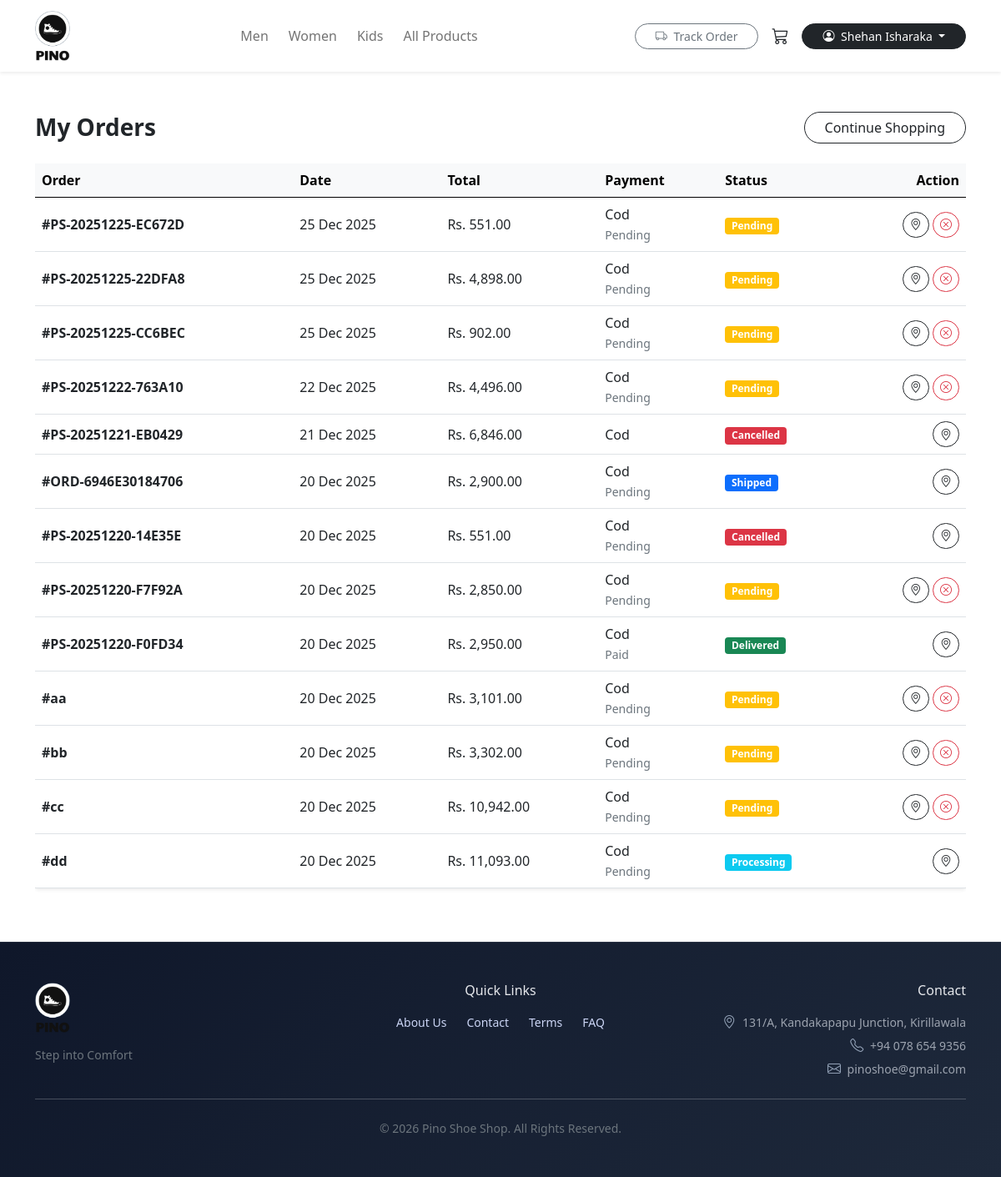
/my-orders.php (signed in), run on the app's committed database.
### tables this page shows
CREATE TABLE IF NOT EXISTS `orders` (
  `id` int NOT NULL AUTO_INCREMENT,
  `tracking_code` varchar(30) DEFAULT NULL,
  `customer_id` int NOT NULL,
  `customer_name` varchar(150) NOT NULL,
  `email` varchar(150) DEFAULT NULL,
  `phone` varchar(20) NOT NULL,
  `address` text NOT NULL,
  `district` varchar(50) NOT NULL,
  `city` varchar(100) NOT NULL,
  `postcode` varchar(20) DEFAULT NULL,
  `subtotal` decimal(10,2) NOT NULL,
  `delivery_fee` decimal(10,2) NOT NULL,
  `total` decimal(10,2) NOT NULL,
  `order_status` enum('pending','confirmed','processing','shipped','delivered','cancelled') DEFAULT 'pending',
  `stock_deducted` tinyint(1) DEFAULT '0',
  `status` enum('pending','confirmed','processing','shipped','delivered','cancelled') DEFAULT 'pending',
  `created_at` timestamp NULL DEFAULT CURRENT_TIMESTAMP,
  `payment_method` enum('cod','bank') NOT NULL DEFAULT 'cod',
  `payment_status` enum('pending','paid') DEFAULT 'pending',
  `cancel_reason` text,
  PRIMARY KEY (`id`),
  UNIQUE KEY `tracking_code` (`tracking_code`),
  KEY `user_id` (`customer_id`)
);

### public/includes/settings.php (called while the page is built, shortened)
<?php
function setting($key, $default = null)
{
    static $settings = null;
    if ($settings === null) {
        global $connection;
        $settings = [];
        $res = $connection->query(
            "SELECT setting_key, setting_value FROM website_settings"
        );
        if ($res) {
            while ($row = $res->fetch_assoc()) {
                $settings[$row['setting_key']] = $row['setting_value'];
            }
        }
    }
    return $settings[$key] ?? $default;
}

### public/my-orders.php (the view, shortened to what this page needs)
<?php
require_once __DIR__ . '/../includes/db.php';
$customer   = $_SESSION['customer'];
$customerId = (int)$customer['id'];
$stmt = $connection->prepare("
    SELECT id, tracking_code, total, payment_method,
           payment_status, order_status, created_at
    FROM orders
    WHERE customer_id = ?
    ORDER BY id DESC
");
$stmt->bind_param("i", $customerId);
$stmt->execute();
$orders = $stmt->get_result();
function statusBadge($status) {
    return match ($status) {
        'pending'     => 'warning',
        'processing'  => 'info',
        'shipped'     => 'primary',
        'delivered'   => 'success',
        'cancelled'   => 'danger',
        default       => 'secondary'
    };
}
?>
<!DOCTYPE html>
<html lang="en">
<head>
<link rel="stylesheet" href="assets/css/bootstrap.min.css">
<link rel="stylesheet"
 href="https://cdn.jsdelivr.net/npm/bootstrap-icons/font/bootstrap-icons.css">
</head>
<body class="d-flex flex-column min-vh-100">
<?php include 'layout/header.php'; ?>
<div class="flex-grow-1 container py-5">
<div class="d-flex justify-content-between align-items-center mb-4">
    <h3 class="fw-bold mb-0">My Orders</h3>
    <a href="shop.php" class="btn btn-outline-dark rounded-pill px-4">
        Continue Shopping
    </a>
</div>
<?php if ($orders->num_rows === 0): ?>
<div class="alert alert-info text-center">
    You haven’t placed any orders yet.
</div>
<?php else: ?>
<div class="table-responsive">
<table class="table align-middle table-hover bg-white shadow-sm rounded">
<thead class="table-light">
<tr>
<th>Order</th>
<th>Date</th>
<th>Total</th>
<th>Payment</th>
<th>Status</th>
<th class="text-end">Action</th>
</tr>
</thead>
<tbody>
<?php while ($o = $orders->fetch_assoc()): ?>
<tr>
<td><strong>#<?= htmlspecialchars($o['tracking_code']) ?></strong></td>
<td><?= date('d M Y', strtotime($o['created_at'])) ?></td>
<td>Rs. <?= number_format($o['total'],2) ?></td>
<td>
<?= ucfirst($o['payment_method']) ?><br>
<small class="text-muted"><?= ucfirst($o['payment_status']) ?></small>
</td>
<td>
<span class="badge bg-<?= statusBadge($o['order_status']) ?>">
<?= ucfirst($o['order_status']) ?>
</span>
</td>
<td class="text-end">
<a href="track-order.php?code=<?= urlencode($o['tracking_code']) ?>"
   class="btn btn-sm btn-outline-dark rounded-pill">
<i class="bi bi-geo-alt"></i>
</a>
<?php if ($o['order_status']==='pending' && $o['payment_status']==='pending'): ?>
<button class="btn btn-sm btn-outline-danger rounded-pill"
        data-bs-toggle="modal"
        data-bs-target="#cancelModal<?= $o['id'] ?>">
<i class="bi bi-x-circle"></i>
</button>
<?php endif; ?>
</td>
</tr>
<?php endwhile; ?>
</tbody>
</table>
</div>
<?php endif; ?>
</div>
<?php include __DIR__ . '/layout/footer.php'; ?>
</body>
</html>

### public/layout/header.php (shortened to what this page needs)
<?php
$customer = $_SESSION['customer'] ?? null;
require_once __DIR__ . '/../includes/settings.php';
$logo = setting('header_logo');
$siteName = setting('site_name', 'Shoe Shop');
$logoUrl = '/shoe-shop/admin/uploads/branding/' . $logo;
?>
<header class="navbar navbar-expand-lg navbar-light bg-white shadow-sm sticky-top">
    <div class="container">
        <a class="navbar-brand d-flex align-items-center gap-2" href="index.php">
            <?php if ($logo): ?>
                <img src="<?= $logoUrl ?>"
                     alt="<?= htmlspecialchars($siteName) ?>"
                     style="height:60px; max-width:180px; object-fit:contain;">
            <?php else: ?>
                <strong class="fs-4"><?= htmlspecialchars($siteName) ?></strong>
            <?php endif; ?>
        </a>
        <div class="collapse navbar-collapse" id="mainNavbar">
            <ul class="navbar-nav mx-auto fw-semibold gap-lg-2">
                <li class="nav-item">
                    <a class="nav-link" href="shop.php?cat=men">Men</a>
                </li>
                <li class="nav-item">
                    <a class="nav-link" href="shop.php?cat=women">Women</a>
                </li>
                <li class="nav-item">
                    <a class="nav-link" href="shop.php?cat=kids">Kids</a>
                </li>
                <li class="nav-item">
                    <a class="nav-link" href="shop.php">All Products</a>
                </li>
            </ul>
            <div class="d-flex align-items-center gap-3">
            <a href="track-order.php"
            class="btn btn-outline-secondary btn-sm rounded-pill px-4">
                <i class="bi bi-truck me-1"></i>
                Track Order
            </a>
            <a href="cart.php" class="position-relative text-dark fs-5">
                <i class="bi bi-cart3"></i>
            </a>
            <?php if (!empty($customer)): ?>
                <div class="dropdown">
                    <button class="btn btn-dark btn-sm rounded-pill px-4 dropdown-toggle"
                            data-bs-toggle="dropdown">
                        <i class="bi bi-person-circle me-1"></i>
                        <?= htmlspecialchars($customer['name']) ?>
                    </button>
                </div>
            <?php endif; ?>
            </div>
        </div>
    </div>
</header>

### public/layout/footer.php (shortened to what this page needs)
<footer class="footer py-5">
    <div class="container">
        <div class="row align-items-start gy-4">
            <div class="col-md-4 text-center text-md-start">
                <?php if (setting('footer_logo')): ?>
                    <img src="../admin/uploads/branding/<?= setting('footer_logo') ?>"
                         alt="<?= htmlspecialchars(setting('site_name','Pino Shoes')) ?>"
                         class="footer-logo mb-3">
                <?php endif; ?>
                <p class="text-muted small mb-0">
                    <?= setting('site_tagline', 'Premium shoes for every lifestyle') ?>
                </p>
            </div>
            <div class="col-md-4 text-center">
                <h6 class="fw-semibold mb-3">Quick Links</h6>
                <ul class="footer-center-links">
                    <li><a href="page.php?slug=about-us">About Us</a></li>
                    <li><a href="page.php?slug=contact-us">Contact</a></li>
                    <li><a href="page.php?slug=terms">Terms</a></li>
                    <li><a href="page.php?slug=faq">FAQ</a></li>
                </ul>
            </div>
            <div class="col-md-4 text-center text-md-end">
                <h6 class="fw-semibold mb-3">Contact</h6>
                <?php if (setting('footer_address')): ?>
                    <p class="small mb-1">
                        <i class="bi bi-geo-alt me-1"></i>
                        <?= setting('footer_address') ?>
                    </p>
                <?php endif; ?>
                <?php if (setting('footer_phone')): ?>
                    <p class="small mb-1">
                        <i class="bi bi-telephone me-1"></i>
                        <?= setting('footer_phone') ?>
                    </p>
                <?php endif; ?>
                <?php if (setting('footer_email')): ?>
                    <p class="small mb-0">
                        <i class="bi bi-envelope me-1"></i>
                        <?= setting('footer_email') ?>
                    </p>
                <?php endif; ?>
            </div>
        </div>
        <hr class="my-4">
        <div class="text-center small text-muted">
            © <?= date('Y') ?> <?= setting('site_name','Pino Shoes') ?>. All Rights Reserved.
        </div>
    </div>
</footer>

### public/layout/header.php (style rules this page uses)
.navbar .nav-link { position: relative; transition: color .2s ease; }
.navbar .nav-link::after { content: ''; position: absolute; left: 0; bottom: 0; width: 0%; height: 2px; background: #000; transition: width .3s ease; }

### public/layout/footer.php (style rules this page uses)
.footer { background: linear-gradient( 135deg, #0f172a, #1e293b ); border-top: 1px solid rgba(255,255,255,0.08); color: #e5e7eb; }
.footer-logo { max-height: 60px; object-fit: contain; }
.footer-center-links { list-style: none; padding: 0; margin: 0; display: flex; justify-content: center; gap: 24px; flex-wrap: wrap; }
.footer-center-links li a { text-decoration: none; color: #cbd5f5; font-size: 14px; font-weight: 500; position: relative; transition: all .25s ease; }
.footer-center-links li a::after { content: ""; position: absolute; left: 0; bottom: -4px; width: 0; height: 2px; background: linear-gradient( 90deg, #4f46e5, #ec4899 ); transition: width .3s ease; }
.footer i { color: #94a3b8; font-size: 16px; transition: all .25s ease; }
.footer small, .footer p { color: #9ca3af; }

### data on the page
orders: tracking_code "PS-20251225-EC672D", created_at "25 Dec 2025", total "551.00", payment_method "Cod", payment_status "Pending", order_status "Pending"
orders: tracking_code "PS-20251225-22DFA8", created_at "25 Dec 2025", total "4,898.00", payment_method "Cod", payment_status "Pending", order_status "Pending"
orders: tracking_code "PS-20251225-CC6BEC", created_at "25 Dec 2025", total "902.00", payment_method "Cod", payment_status "Pending", order_status "Pending"
orders: tracking_code "PS-20251222-763A10", created_at "22 Dec 2025", total "4,496.00", payment_method "Cod", payment_status "Pending", order_status "Pending"
orders: tracking_code "PS-20251221-EB0429", created_at "21 Dec 2025", total "6,846.00", payment_method "Cod", order_status "Cancelled"
orders: tracking_code "ORD-6946E30184706", created_at "20 Dec 2025", total "2,900.00", payment_method "Cod", payment_status "Pending", order_status "Shipped"
orders: tracking_code "PS-20251220-14E35E", created_at "20 Dec 2025", total "551.00", payment_method "Cod", payment_status "Pending", order_status "Cancelled"
orders: tracking_code "PS-20251220-F7F92A", created_at "20 Dec 2025", total "2,850.00", payment_method "Cod", payment_status "Pending", order_status "Pending"
orders: tracking_code "PS-20251220-F0FD34", created_at "20 Dec 2025", total "2,950.00", payment_method "Cod", payment_status "Paid", order_status "Delivered"
orders: tracking_code "aa", created_at "20 Dec 2025", total "3,101.00", payment_method "Cod", payment_status "Pending", order_status "Pending"
orders: tracking_code "bb", created_at "20 Dec 2025", total "3,302.00", payment_method "Cod", payment_status "Pending", order_status "Pending"
orders: tracking_code "cc", created_at "20 Dec 2025", total "10,942.00", payment_method "Cod", payment_status "Pending", order_status "Pending"
orders: tracking_code "dd", created_at "20 Dec 2025", total "11,093.00", payment_method "Cod", payment_status "Pending", order_status "Processing"

### other printed values
$customer['name'] "Shehan Isharaka"
setting('site_tagline', 'Premium shoes for every lifestyle') "Step into Comfort"
setting('footer_address') "131/A, Kandakapapu Junction, Kirillawala"
setting('footer_phone') "+94 078 654 9356"
setting('footer_email') "pinoshoe@gmail.com"
setting('site_name','Pino Shoes') "Pino Shoe Shop"
